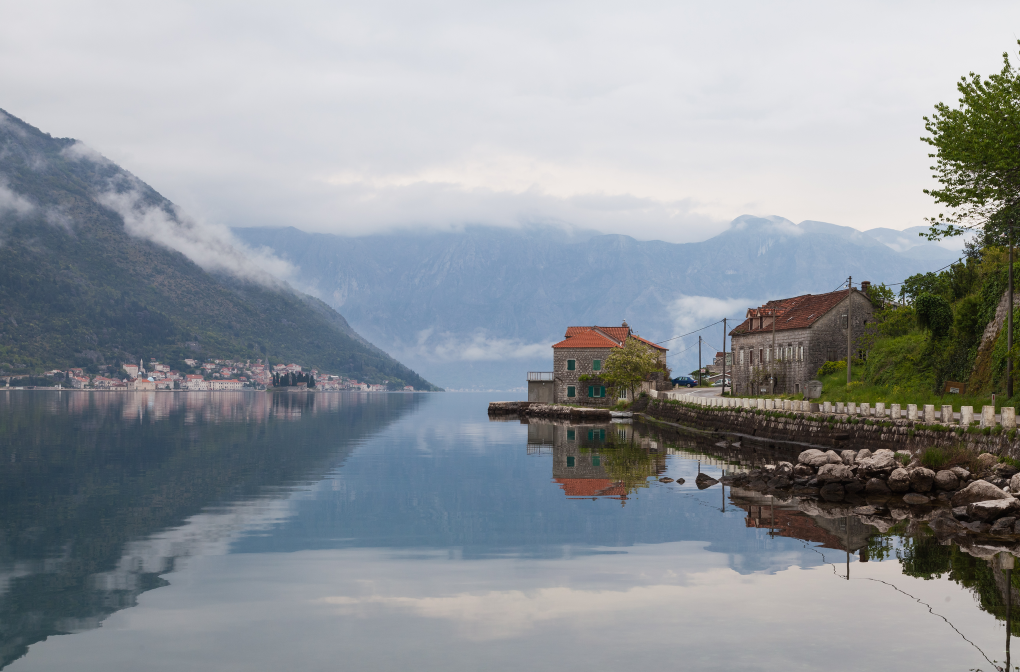
#> input picture MLSIM_datagen/DIV2K_subset/0004.png, 2040 x 1344 px (shown at 1/2 size); its folder holds only this picture in this run
$ jupyter execute --allow-errors 1_PrepareTrainingData.ipynb
#> lines starting #> are read from the running program, lines starting #| are printed output that depends on the picture
### MLSIM_datagen/SIMulator_functions.py
import numpy as np
from numpy import pi, cos, sin
from numpy.fft import fft2, ifft2, fftshift, ifftshift

from skimage import io, draw, transform, img_as_ubyte, img_as_float
from scipy import signal
from scipy.signal import convolve2d
import scipy.special

from numba import jit

import time
import streamlit as st

def cos_wave(x, opt):
    return np.clip(np.cos(x), 0, 1)

# [12 lines left out: function cos_wave_envelope, not called in this run]

# [10 lines of commented-out code are left out]


def square_wave(x, opt):
    return np.heaviside(np.cos(x), 0)
    # return np.where(np.cos(x) >= 0, 1, 0)

# def square_wave(x, opt):
#     # Calculate the period and duty cycle
#     # period = 4*pi*opt.k2 / opt.w

#     # duty_cycle = 1 / (opt.Nshifts)

#     peak_width = opt.peak_width
#     peak_spacing = opt.peak_spacing

#     # Convert these pixel values into fractions of the total width
#     duty_cycle = peak_width / peak_spacing

#     # Generate the square wave
#     return signal.square(x, duty_cycle)

def square_wave_one_third(x, opt):
    # sums to 0
    return 2 * (np.heaviside(np.cos(x) - np.cos(1 * np.pi / 3), 0) - 1 / 3)

# [47 lines left out: functions square_wave_large_spacing, DMDPixelTransform, not called in this run]


def Get_X_Y_MeshGrids(w, opt, forPSF=False):
    # TODO: these hard-coded values are not ideal
    #  and this way of scaling the patterns is
    #  likely going to lead to undesired behaviour

    if opt.crop_factor:
        if opt.patterns > 0:  # assuming DMD resolution
            crop_factor_x = 1
            crop_factor_y = 1
        else:
            dim = opt.imageSize
            if type(dim) is int:
                dim = (dim, dim)
            crop_factor_x = dim[1] / 912  # 428
            crop_factor_y = dim[0] / 1140  # 684

        # [9 lines of commented-out code are left out]

        if (
            opt.dmdMapping == 2
            or (opt.dmdMapping == 1 and opt.SIMmodality == "stripes")
        ) and not forPSF:
            padding = 4
        else:
            padding = 1

        x = np.linspace(
            0, padding * crop_factor_x * 512 - 1, padding * int(crop_factor_x * 912)
        )
        y = np.linspace(
            0, padding * crop_factor_y * 512 - 1, padding * int(crop_factor_y * 1140)
        )
        [X, Y] = np.meshgrid(x, y)
    else:
        x = np.linspace(0, w - 1, w)
        y = np.linspace(0, w - 1, w)
        X, Y = np.meshgrid(x, y)

    return X, Y


def PsfOtf(w, opt):
    # AIM: To generate PSF and OTF using Bessel function
    # INPUT VARIABLES
    #   w: image size
    #   scale: a parameter used to adjust PSF/OTF width
    # OUTPUT VRAIBLES
    #   yyo: system PSF
    #   OTF2dc: system OTF
    eps = np.finfo(np.float64).eps

    X, Y = Get_X_Y_MeshGrids(w, opt, forPSF=True)

    scale = opt.PSFOTFscale

    # Generation of the PSF with Besselj.
    R = np.sqrt(np.minimum(X, np.abs(X - w)) ** 2 + np.minimum(Y, np.abs(Y - w)) ** 2)
    yy = np.abs(2 * scipy.special.jv(1, scale * R + eps) / (scale * R + eps)) ** 2
    yy0 = fftshift(yy)

    # Generate 2D OTF.
    OTF2d = fft2(yy)
    OTF2dmax = np.max([np.abs(OTF2d)])
    OTF2d = OTF2d / OTF2dmax
    OTF2dc = np.abs(fftshift(OTF2d))

    return (yy0, OTF2dc)


# [372 lines left out: functions conv2, SIMimages, GenSpeckle, SIMimages_speckle, GenSpots, SIMimages_spots, not called in this run]

def Generate_SIM_Image(opt, Io, in_dim=512, gt_dim=1024, func=cos_wave):
    DIo = Io.astype("float")

    if in_dim is not None:
        if type(in_dim) is int:
            DIo = transform.resize(Io, (in_dim, in_dim), anti_aliasing=True, order=3)
        else:
            DIo = transform.resize(Io, in_dim, anti_aliasing=True, order=3)

    w = DIo.shape[0]

    # Generation of the PSF with Besselj.
    PSFo, OTFo = PsfOtf(w, opt)

    if opt.SIMmodality == "stripes":
        frames = SIMimages(opt, DIo, func=func)
    elif opt.SIMmodality == "spots":
        frames = SIMimages_spots(opt, DIo)
    elif opt.SIMmodality == "speckle":
        frames = SIMimages_speckle(opt, DIo)

    if opt.OTF_and_GT and not opt.patterns:
        frames.append(OTFo)

        if type(gt_dim) is int:
            gt_img = transform.resize(Io, (gt_dim, gt_dim), anti_aliasing=True, order=3)
        else:
            gt_img = transform.resize(Io, gt_dim, anti_aliasing=True, order=3)

        if gt_dim > in_dim:  # assumes a upscale factor of 2 is given
            # gt_img = skimage.transform.resize(gt_img, (gt_dim,gt_dim), order=3)
            gt11 = gt_img[: in_dim[0], : in_dim[1]]
            gt21 = gt_img[in_dim[0] :, : in_dim[1]]
            gt12 = gt_img[: in_dim[0], in_dim[1] :]
            gt22 = gt_img[in_dim[0] :, in_dim[1] :]
            # frames.extend([gt11,gt21,gt12,gt22])
            frames.append(gt11)
            frames.append(gt21)
            frames.append(gt12)
            frames.append(gt22)
        else:
            frames.append(gt_img)
    stack = np.array(frames)

    # NORMALIZE

    # does not work well with partitioned GT
    # for i in range(len(stack)):
    # stack[i] = (stack[i] - np.min(stack[i])) / \
    # (np.max(stack[i]) - np.min(stack[i]))

    # normalised SIM stack
    simstack = stack[: opt.Nframes]
    stack[: opt.Nframes] = (simstack - np.min(simstack)) / (
        np.max(simstack) - np.min(simstack)
    )

    # normalised gt and OTF
    if opt.OTF_and_GT:
        if gt_dim > in_dim:
            gtstack = stack[-4:]
            stack[-4:] = (gtstack - np.min(gtstack)) / (np.max(gtstack) - np.min(gtstack))
            # normalised OTF
            stack[-5] = (stack[-5] - np.min(stack[-5])) / (
                np.max(stack[-5] - np.min(stack[-5]))
            )
        else:
            stack[-1] = (stack[-1] - np.min(stack[-1])) / (
                np.max(stack[-1] - np.min(stack[-1]))
            )
            # normalised OTF
            stack[-2] = (stack[-2] - np.min(stack[-2])) / (
                np.max(stack[-2] - np.min(stack[-2]))
            )

    stack = (stack * 255).astype("uint8")

    if opt.outputname is not None:
        io.imsave(opt.outputname, stack)

    return stack

### 1_PrepareTrainingData.ipynb
# ML-SIM training dataset preparation

A Matlab implementation called OpenSIM is used as a reference for simulating Structured Illumination Microscopy (SIM) image formation. The OpenSIM codebase, see Credits on Github repo, has been ported to Python and modified to improve accuracy of the SIM imaging proces, as well as generalising it to other SIM configurations (not just 3x3 illumination orientations/phase shifts, but also 3x5, 5x5 etc.) and allowing flexible control of input parameters via an options object.

This notebook is based on `MLSIM_pipeline.py`.

### Imports

[cell 1]
import argparse
import numpy as np
from numpy import pi
import os
import glob
import sys
import math
import subprocess
from skimage import io, transform
import MLSIM_datagen.SIMulator_functions

### Options

[cell 2]
# SIM options to control from command line (only via MLSIM_pipeline.py, not Jupyter)
SIMopt = argparse.Namespace()

# directory of source images used for simulation
SIMopt.sourceimages_path = 'MLSIM_datagen/DIV2K_subset'
# directory to store training data
SIMopt.root = 'Training_data/SIMdata'
# desired samples for training and validation - e.g. ntrain=2350 and ntest=50
SIMopt.ntrain = 10
SIMopt.ntest = 5
# network input layer channels, e.g. 3x3
SIMopt.nch_in = 9
SIMopt.imageSize = 512
# instances of same source image (randomisation)
SIMopt.nrep = 3
# threads used to generate data
SIMopt.datagen_workers = 4 # only works with MLSIM_pipeline.py
# image extensions to accept, e.g. ['png','jpg','tif']
SIMopt.ext = ['png']

# ------------ Parameters-------------
# phase shifts for each stripe
SIMopt.Nshifts = 3
# number of orientations of stripes
SIMopt.Nangles = 3
# used to adjust PSF/OTF width
SIMopt.scale = 0.9 + 0.1*(np.random.rand()-0.5)
# modulation factor
SIMopt.ModFac = 0.8 + 0.3*(np.random.rand()-0.5)
# orientation offset
SIMopt.alpha = 0.33*pi*(np.random.rand()-0.5)
# orientation error
SIMopt.angleError = 10*pi/180*(np.random.rand()-0.5)
# shuffle the order of orientations
SIMopt.shuffleOrientations = True
# random phase shift errors
SIMopt.phaseError = 0.33*pi*(0.5-np.random.rand(SIMopt.Nangles, SIMopt.Nshifts))
# mean illumination intensity
SIMopt.meanInten = np.ones(SIMopt.Nangles)*0.5
# amplitude of illumination intensity above mean
SIMopt.ampInten = np.ones(SIMopt.Nangles)*0.5*SIMopt.ModFac
# illumination freq
SIMopt.k2 = 126 + 30*(np.random.rand()-0.5)
# noise type
SIMopt.usePoissonNoise = False
# noise level (percentage for Gaussian)
SIMopt.NoiseLevel = 8 + 8*(np.random.rand()-0.5)
# 1(to blur using PSF), 0(to blur using OTF)
SIMopt.UsePSF = 0
# include OTF and GT in stack
SIMopt.OTF_and_GT = True
# use a blurred target (according to theoretical optimal reconstruction)
SIMopt.applyOTFtoGT = False

### Validate options and setup

[cell 3]
os.makedirs(SIMopt.root, exist_ok=True)

files = []
for ext in SIMopt.ext:
    files.extend(glob.glob(SIMopt.sourceimages_path + "/*." + ext))

#> (the rest of this cell did not finish here and is left out)

## Main data generation loop

[cell 4]
# ------------ Main loop --------------
def processImage(SIMopt,file):
#> called with file = 'MLSIM_datagen/DIV2K_subset/0004.png'
    Io = io.imread(file) / 255
    Io = transform.resize(Io, (SIMopt.imageSize, SIMopt.imageSize), anti_aliasing=True)
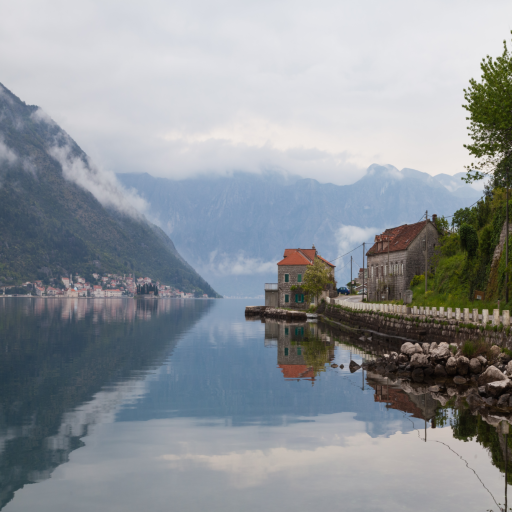
#> Io: shape (512, 512, 3) float64; mean R, G, B 0.562, 0.584, 0.605

    if len(Io.shape) > 2 and Io.shape[2] > 1:
        Io = Io.mean(2)  # if not grayscale
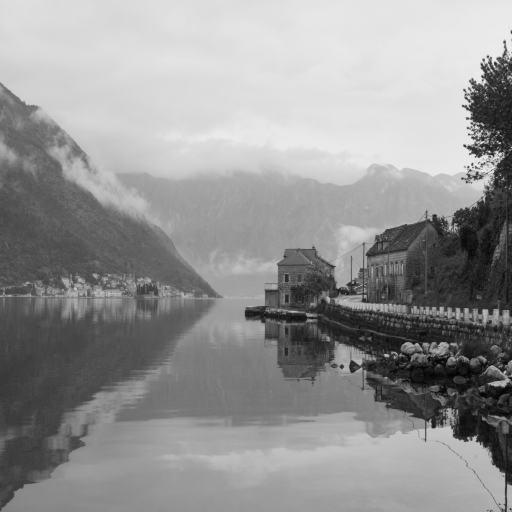
#> Io: shape (512, 512) float64; min 0.0138, max 0.921, mean 0.584

    filename = os.path.basename(file).replace('.png', '')

    print('Generating SIM frames for', file)

    for n in range(SIMopt.nrep):
        SIMopt.outputname = '%s/%s_%d.tif' % (SIMopt.root, filename, n)
        I = MLSIM_datagen.SIMulator_functions.Generate_SIM_Image(SIMopt, Io)


#> (the rest of this cell did not finish here and is left out)

$ run again, on MLSIM_datagen/DIV2K_subset/0006.png
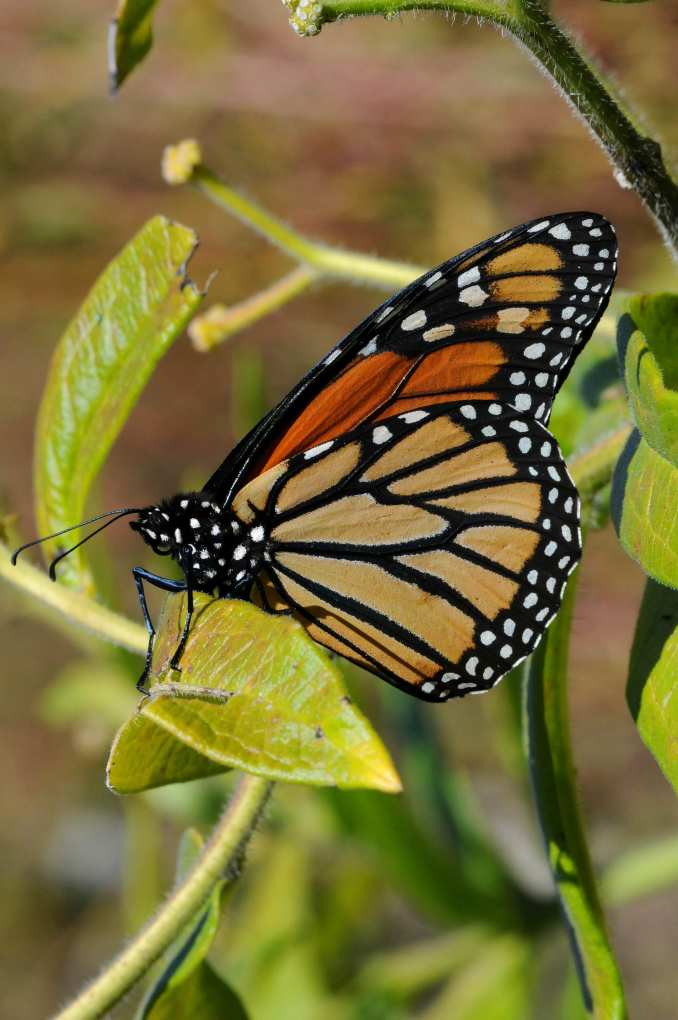
#> input picture MLSIM_datagen/DIV2K_subset/0006.png, 1356 x 2040 px (shown at 1/2 size)
#> in processImage, `Io = transform.resize(Io, (SIMopt.imageSize, SIMopt.imageSize), anti_a..`:
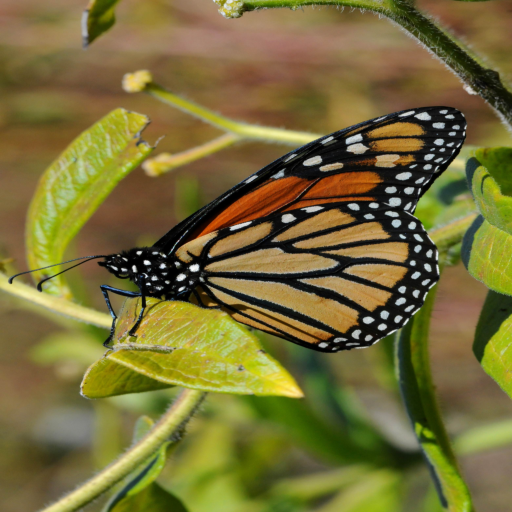
#> Io: shape (512, 512, 3) float64; mean R, G, B 0.468, 0.431, 0.218
#> in processImage, `Io = Io.mean(2)`:
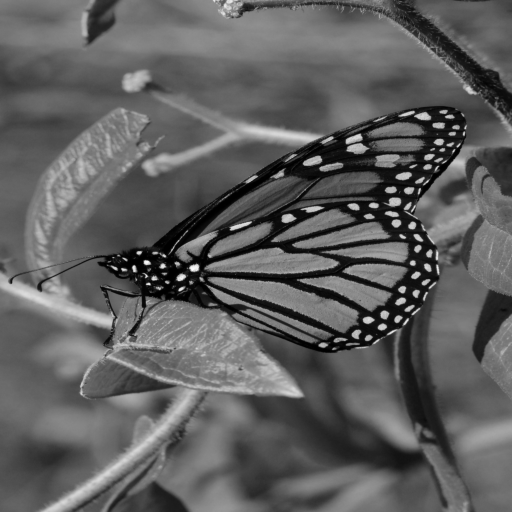
#> Io: shape (512, 512) float64; min 0, max 0.985, mean 0.372
